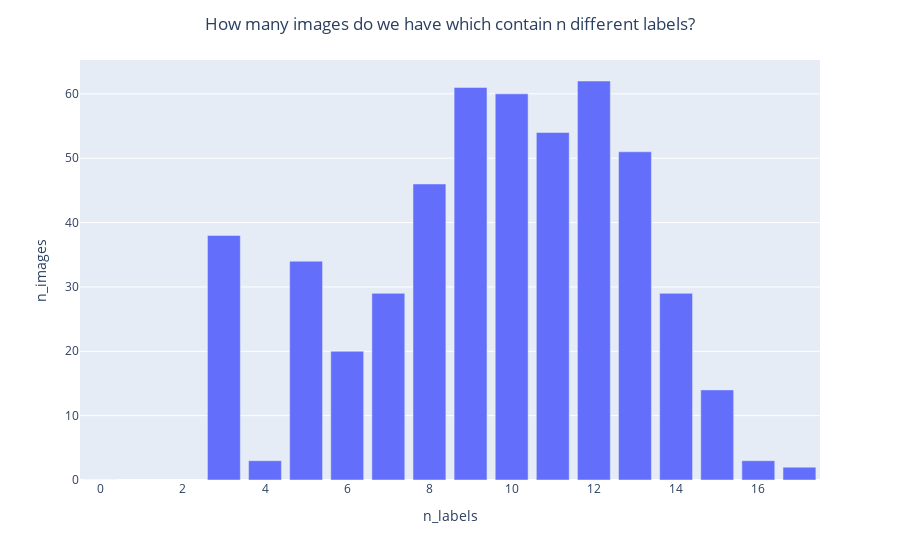

Notebook code cell kept with this figure:
### Markdown cell above
## Label Counts

### Code cell
df_label_count = sqldf(
    """
    SELECT n_labels, COUNT(*) n_images
    FROM (
        SELECT timestamp, COUNT(label_name) AS n_labels
        FROM df
        WHERE label_name NOT IN ('unlabeled', 'overlap')
        GROUP BY timestamp
    )
    GROUP BY n_labels

    UNION

    SELECT 0, COUNT(*)
    FROM (
        SELECT timestamp, COUNT(label_name) AS n_labels
        FROM df
        GROUP BY timestamp
        HAVING n_labels = 1 AND label_name = 'unlabeled'
    )
"""
)

fig = px.bar(df_label_count, x="n_labels", y="n_images")
fig.update_layout(title_x=0.5, title_text="How many images do we have which contain n different labels?")
fig.show()

### Figure 1 — Plotly figure (JSON) as saved in the notebook; plotly's stock layout.template omitted (floating-point values rounded to 4 significant figures)
{"data": [{"alignmentgroup": "True", "hovertemplate": "n_labels=%{x}<br>n_images=%{y}<extra></extra>", "legendgroup": "", "marker": {"color": "#636efa", "pattern": {"shape": ""}}, "name": "", "offsetgroup": "", "orientation": "v", "showlegend": false, "textposition": "auto", "type": "bar", "x": [0, 3, 4, 5, 6, 7, 8, 9, 10, 11, 12, 13, 14, 15, 16, 17], "xaxis": "x", "y": [0, 38, 3, 34, 20, 29, 46, 61, 60, 54, 62, 51, 29, 14, 3, 2], "yaxis": "y"}], "layout": {"barmode": "relative", "legend": {"tracegroupgap": 0}, "margin": {"t": 60}, "title": {"text": "How many images do we have which contain n different labels?", "x": 0.5}, "xaxis": {"anchor": "y", "domain": [0, 1], "title": {"text": "n_labels"}}, "yaxis": {"anchor": "x", "domain": [0, 1], "title": {"text": "n_images"}}}}
